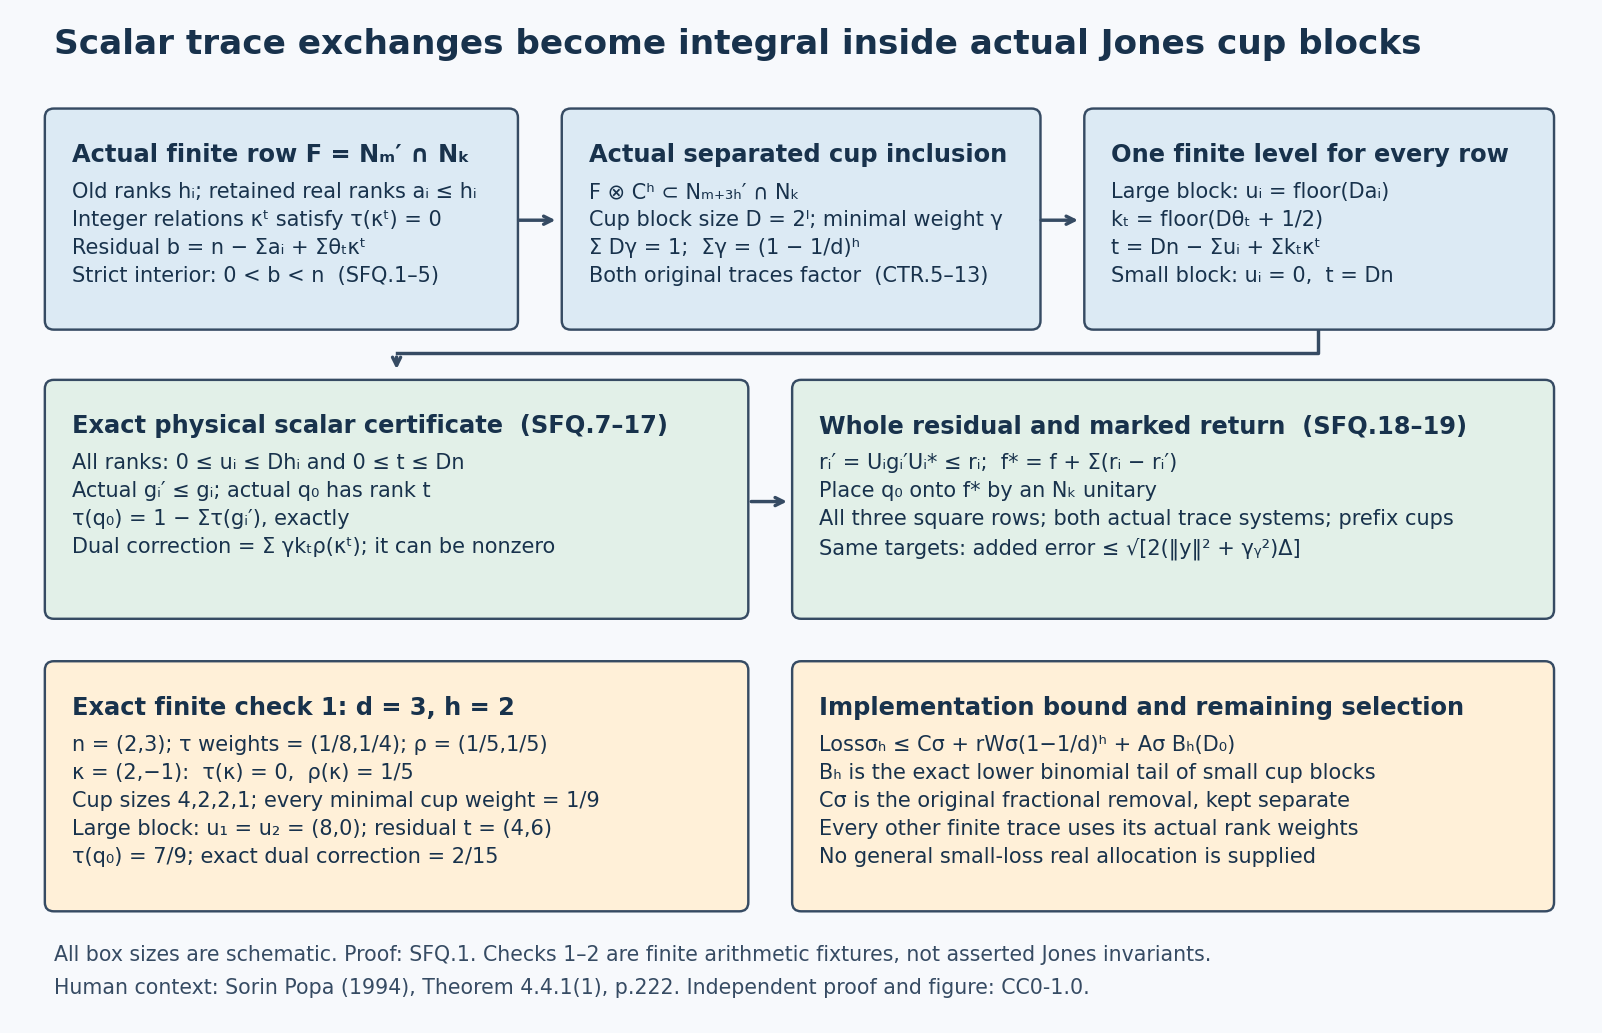

This chart was generated by the following Python code:
from pathlib import Path
from fractions import Fraction as Q
from math import comb, ceil
import datetime, hashlib, json, random

D=Path(__file__).resolve().parent
R=D.parents[1]
def dot(a,b): return sum((x*y for x,y in zip(a,b)),Q())
def nearest(x): return (x+Q(1,2)).numerator//(x+Q(1,2)).denominator
def floor(x): return x.numerator//x.denominator

def construction(n,weights,hs,aa,kappas,theta,index,depth):
    s=len(n); r=len(hs)
    z=[sum((t*v[b] for t,v in zip(theta,kappas)),Q()) for b in range(s)]
    bs=[Q(n[b])-sum(a[b] for a in aa)+z[b] for b in range(s)]
    assert all(0<x<n[b] for b,x in enumerate(bs))
    eta=min(min(x,n[b]-x) for b,x in enumerate(bs))
    K=max((sum(abs(v[b]) for v in kappas) for b in range(s)),default=0)/Q(2)
    cutoff=max(1,ceil((r+K)/eta))
    assert all(dot(weights[0],v)==0 for v in kappas)
    assert all(dot(w,n)==1 and all(x>0 for x in w) for w in weights)
    assert all(0<=a[b]<=hs[i][b]<=n[b] for i,a in enumerate(aa) for b in range(s))
    totals=[{'retained':Q(),'loss':Q(),'residual':Q(),'correction':Q()} for _ in weights]
    sum_min=Q();sum_unit=Q();small_mass=Q();trace_tests=0
    blocks=[]
    for ell in range(depth+1):
        if index==2 and ell<depth: continue
        count=comb(depth,ell); dim=2**ell
        gamma=(1/index)**ell*(1-2/index)**(depth-ell)
        mass=count*gamma; sum_min+=mass;sum_unit+=dim*mass
        large=dim>=cutoff
        if not large: small_mass+=dim*mass
        if large:
            us=[[floor(dim*a[b]) for b in range(s)] for a in aa]
            ks=[nearest(dim*t) for t in theta]
            ts=[dim*n[b]-sum(u[b] for u in us)+sum(k*v[b] for k,v in zip(ks,kappas)) for b in range(s)]
        else:
            us=[[0]*s for _ in aa];ks=[0]*len(kappas);ts=[dim*x for x in n]
        assert all(0<=ts[b]<=dim*n[b] for b in range(s))
        assert all(0<=us[i][b]<=dim*hs[i][b] for i in range(r) for b in range(s))
        for b in range(s):
            # Every normalized finite trace is a convex combination of these
            # block traces. Positivity/unit bounds are checked at every vertex.
            value=Q(ts[b],dim*n[b]); assert 0<=value<=1;trace_tests+=1
        for ix,w in enumerate(weights):
            ret=sum((dot(w,u) for u in us),Q())
            lost=sum((dot(w,[dim*hs[i][b]-us[i][b] for b in range(s)]) for i in range(r)),Q())
            resid=dot(w,ts)
            corr=sum((k*dot(w,v) for k,v in zip(ks,kappas)),Q())
            assert resid-(dim-ret)==corr
            for key,val in [('retained',ret),('loss',lost),('residual',resid),('correction',corr)]:
                totals[ix][key]+=mass*val
        blocks.append({'dimension':dim,'count':count,'large':large,'retained_ranks':us,'residual_ranks':ts,'integer_exchange':ks,'minimal_weight':str(gamma)})
    assert sum_min==(1-1/index)**depth and sum_unit==1
    assert totals[0]['residual']==1-totals[0]['retained']
    for ix,w in enumerate(weights):
        c=sum((dot(w,[Q(hs[i][b])-aa[i][b] for b in range(s)]) for i in range(r)),Q())
        a=sum((dot(w,x) for x in aa),Q());W=sum(w,Q())
        bound=c+r*W*sum_min+a*small_mass
        assert totals[ix]['loss']<=bound
        assert bound<=c+(r*W+(cutoff-1)*a)*sum_min
        assert totals[ix]['residual']-(1-totals[ix]['retained'])==totals[ix]['correction']
        totals[ix]['bound']=bound
    return {'eta':eta,'K':K,'cutoff':cutoff,'totals':totals,'blocks':blocks,'trace_vertices':trace_tests,'small_block_mass':small_mass}

weights=[[Q(1,8),Q(1,4)],[Q(1,5),Q(1,5)]]
n=[2,3];hs=[[2,0],[2,0]];kk=[[2,-1]];th=[Q(7,5)]
first=construction(n,weights,hs,[[Q(2),Q(0)]]*2,kk,th,Q(3),2)
assert first['cutoff']==4
assert first['totals'][0]['retained']==Q(2,9)
assert first['totals'][0]['loss']==Q(5,18)
assert first['totals'][0]['residual']==Q(7,9)
assert first['totals'][1]['retained']==Q(16,45)
assert first['totals'][1]['loss']==Q(4,9)
assert first['totals'][1]['correction']==Q(2,15)
second=construction(n,weights,hs,[[Q(19,10),Q(0)]]*2,kk,th,Q(3),15)
assert second['cutoff']==3 and second['totals'][0]['loss']<Q(3,100)
assert Q(17,10)*Q(2,3)**15<Q(1,200)

fixtures=0;trace_vertices=0
for depth in range(0,31):
    for index in [Q(2),Q(5,2),Q(3),Q(5)]:
        for first_rank in [Q(2),Q(19,10),Q(7,4),Q(3,2)]:
            out=construction(n,weights,hs,[[first_rank,Q(0)]]*2,kk,th,index,depth)
            fixtures+=1;trace_vertices+=out['trace_vertices']

# Multiple independent kernel vectors; one physical kernel move has zero
# dual value, the other does not. This tests the full sum, not one vector.
n3=[2,3,4];w3=[[Q(1,12),Q(1,6),Q(1,12)],[Q(1,9)]*3]
h3=[[2,0,0],[2,0,0]];a3=[[Q(7,4),Q(0),Q(0)]]*2
k3=[[2,-1,0],[1,0,-1]];t3=[Q(7,5),Q(2,5)]
for depth in range(31):
    for index in [Q(2),Q(3),Q(7,2)]:
        out=construction(n3,w3,h3,a3,k3,t3,index,depth)
        fixtures+=1;trace_vertices+=out['trace_vertices']

# Empty integral-kernel list and one zero old cell are legitimate inputs.
# Their source residual is strictly interior; no exchange is manufactured.
for depth in range(16):
    out=construction([2,3],weights,[[1,1],[0,0]],[[Q(1,2),Q(1,2)],[Q(0),Q(0)]],[],[],Q(3),depth)
    fixtures+=1;trace_vertices+=out['trace_vertices']

report={'checked_utc':datetime.datetime.now(datetime.timezone.utc).isoformat(),
        'status':'pass','exact_rational_constructions':fixtures,
        'finite_trace_simplex_vertices':trace_vertices,
        'canonical_dual_nonzero_correction':'2/15',
        'second_check_actual_physical_loss':str(second['totals'][0]['loss']),
        'second_check_upper_bound':str(second['totals'][0]['bound']),
        'scope':'Exact arithmetic supports the complete finite proof; no numerical fixture is asserted to be a subfactor realization or a general amenability-derived allocation.'}
(D/'checks.json').write_text(json.dumps(report,indent=2)+'\n',encoding='utf-8')

import matplotlib
matplotlib.use('Agg')
matplotlib.rcParams['svg.hashsalt']='oa-subfactors-SFQ-v23'
import matplotlib.pyplot as plt
from matplotlib.patches import FancyBboxPatch
fig,ax=plt.subplots(figsize=(14,9));ax.set_xlim(0,14);ax.set_ylim(0,9);ax.axis('off')
fig.patch.set_facecolor('#f7f9fc');ax.set_facecolor('#f7f9fc')
def box(x,y,w,h,title,body,color='#dceaf4'):
    ax.add_patch(FancyBboxPatch((x,y),w,h,boxstyle='round,pad=0.08',facecolor=color,edgecolor='#364b63',linewidth=1.2))
    ax.text(x+.16,y+h-.22,title,fontsize=12,fontweight='bold',va='top',color='#18324c')
    ax.text(x+.16,y+h-.57,body,fontsize=10.4,va='top',linespacing=1.5,color='#18324c')
def arrow(x,y,xx,yy):ax.annotate('',xy=(xx,yy),xytext=(x,y),arrowprops={'arrowstyle':'->','lw':1.7,'color':'#364b63'})
ax.text(.35,8.65,'Scalar trace exchanges become integral inside actual Jones cup blocks',fontsize=17,fontweight='bold',color='#18324c')
box(.35,6.25,4.05,1.82,'Actual finite row F = Nₘ′ ∩ Nₖ',
    'Old ranks hᵢ; retained real ranks aᵢ ≤ hᵢ\nInteger relations κᵗ satisfy τ(κᵗ) = 0\nResidual b = n − Σaᵢ + Σθₜκᵗ\nStrict interior: 0 < b < n  (SFQ.1–5)')
box(4.95,6.25,4.1,1.82,'Actual separated cup inclusion',
    'F ⊗ Cʰ ⊂ Nₘ₊₃ₕ′ ∩ Nₖ\nCup block size D = 2ˡ; minimal weight γ\nΣ Dγ = 1;  Σγ = (1 − 1/d)ʰ\nBoth original traces factor  (CTR.5–13)')
box(9.6,6.25,4.02,1.82,'One finite level for every row',
    'Large block: uᵢ = floor(Daᵢ)\nkₜ = floor(Dθₜ + 1/2)\nt = Dn − Σuᵢ + Σkₜκᵗ\nSmall block: uᵢ = 0,  t = Dn')
arrow(4.45,7.15,4.85,7.15);arrow(9.1,7.15,9.5,7.15)
box(.35,3.66,6.1,1.98,'Exact physical scalar certificate  (SFQ.7–17)',
    'All ranks: 0 ≤ uᵢ ≤ Dhᵢ and 0 ≤ t ≤ Dn\nActual gᵢ′ ≤ gᵢ; actual q₀ has rank t\nτ(q₀) = 1 − Στ(gᵢ′), exactly\nDual correction = Σ γkₜρ(κᵗ); it can be nonzero',color='#e2f0e8')
box(7.0,3.66,6.62,1.98,'Whole residual and marked return  (SFQ.18–19)',
    'rᵢ′ = Uᵢgᵢ′Uᵢ* ≤ rᵢ;  f* = f + Σ(rᵢ − rᵢ′)\nPlace q₀ onto f* by an Nₖ unitary\nAll three square rows; both actual trace systems; prefix cups\nSame targets: added error ≤ √[2(‖y‖² + γᵧ²)Δ]',color='#e2f0e8')
ax.plot([11.6,11.6,3.4],[6.16,5.96,5.96],color='#364b63',lw=1.7)
arrow(3.4,5.96,3.4,5.78);arrow(6.52,4.63,6.91,4.63)
box(.35,1.04,6.1,2.08,'Exact finite check 1: d = 3, h = 2',
    'n = (2,3); τ weights = (1/8,1/4); ρ = (1/5,1/5)\nκ = (2,−1):  τ(κ) = 0,  ρ(κ) = 1/5\nCup sizes 4,2,2,1; every minimal cup weight = 1/9\nLarge block: u₁ = u₂ = (8,0); residual t = (4,6)\nτ(q₀) = 7/9; exact dual correction = 2/15',color='#fff0d8')
box(7.0,1.04,6.62,2.08,'Implementation bound and remaining selection',
    'Lossσₕ ≤ Cσ + rWσ(1−1/d)ʰ + Aσ Bₕ(D₀)\nBₕ is the exact lower binomial tail of small cup blocks\nCσ is the original fractional removal, kept separate\nEvery other finite trace uses its actual rank weights\nNo general small-loss real allocation is supplied',color='#fff0d8')
ax.text(.35,.52,'All box sizes are schematic. Proof: SFQ.1. Checks 1–2 are finite arithmetic fixtures, not asserted Jones invariants.',fontsize=10.2,color='#364b63')
ax.text(.35,.23,'Human context: Sorin Popa (1994), Theorem 4.4.1(1), p.222. Independent proof and figure: CC0-1.0.',fontsize=10.2,color='#364b63')
fig.savefig(D/'scalar-fiber-quantization-v23.svg',bbox_inches='tight',metadata={'Date':None})
fig.savefig(D/'scalar-fiber-quantization-v23.png',dpi=145,bbox_inches='tight')
plt.close(fig)
print(json.dumps(report))
